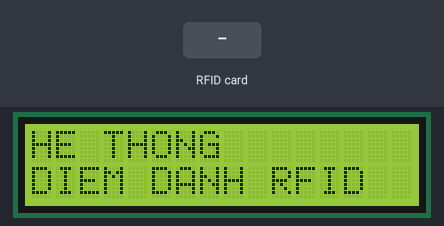
Bench run of a sketch on a simulated ESP32. Shown: 16×2 character LCD. Inputs (shaded band) come from the test bench. WiFi joins after 1.5 s; servers stay silent unless stated; uploads are accepted with an empty reply; what the sketch prints to the serial monitor is not drawn.

Above: at 5.3 s.
5.4 s: RFID card 5E 7A 19 C4 held to the reader
At 6.5 s:
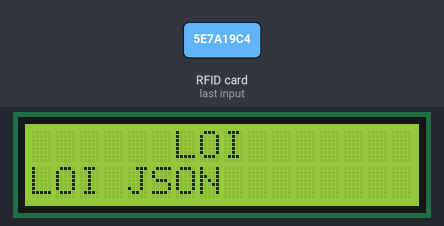
Timing chart, 0 to 8.4 s (numbered marks = the images above; inputs shaded):
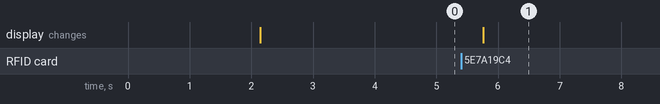

Measured:
- after the input at 5.4 s, the display: changes after 0.36 s (image 1)

The sketch:

diem_danh.ino
```cpp
#include "main.h"

void setup() {
  setupMain();
}

void loop() {
  loopMain();
}
```

http_module.cpp
```cpp
#include "http_module.h"
#include "lcd_module.h" // Giả sử bạn có hàm displayLCD trong lcd_module.h
#include <WiFi.h>

void sendAttendanceData(const char* serverUrl, const char* rfid_uid, const char* room, LiquidCrystal_I2C& lcd) {
  // Chuẩn bị dữ liệu JSON
  char jsonBuffer[128];
  snprintf(jsonBuffer, sizeof(jsonBuffer), "{\"rfid_uid\":\"%s\",\"room\":\"%s\"}", rfid_uid, room);

  Serial.println("=== SENDING REQUEST ===");
  Serial.println("URL: " + String(serverUrl));
  Serial.println("Data: " + String(jsonBuffer));
  Serial.println("WiFi Status: " + String(WiFi.status()));
  Serial.println("WiFi RSSI: " + String(WiFi.RSSI()));
  Serial.println("Local IP: " + WiFi.localIP().toString());
  Serial.println("Gateway IP: " + WiFi.gatewayIP().toString());
  Serial.println("DNS IP: " + WiFi.dnsIP().toString());

  HTTPClient http;

  // Thêm debug cho quá trình kết nối
  Serial.println("Initializing HTTP client...");
  if (!http.begin(serverUrl)) {
    Serial.println("Failed to initialize HTTP client");
    displayLCD(lcd, "LOI", "INIT HTTP FAIL");
    return;
  }

  http.addHeader("Content-Type", "application/json");
  http.setTimeout(5000); // Giảm timeout xuống 5 giây

  Serial.println("Sending POST request...");
  unsigned long startTime = millis();
  int httpCode = http.POST(jsonBuffer);
  unsigned long endTime = millis();

  Serial.println("Request took " + String(endTime - startTime) + "ms");
  Serial.println("HTTP Response Code: " + String(httpCode));

  if (httpCode > 0) {
    if (httpCode == HTTP_CODE_OK) { // 200
      String response = http.getString();
      Serial.println("Server Response: " + response);

      DynamicJsonDocument doc(256);
      DeserializationError error = deserializeJson(doc, response);

      if (error) {
        Serial.println("=== LỖI PARSING JSON ===");
        Serial.println(error.c_str());
        displayLCD(lcd, "LOI", "LOI JSON");
      } else if (doc.containsKey("error")) {
        Serial.println("=== LỖI ===");
        Serial.println(doc["error"].as<const char*>());
        displayLCD(lcd, "LOI", doc["error"].as<const char*>());
      } else if (doc.containsKey("full_name")) {
        Serial.println("=== KẾT QUẢ ===");
        char displayText[33]; // Giới hạn 32 ký tự cho LCD 16x2

        // Lấy status từ response
        const char* status = doc["status"].as<const char*>();
        String statusText;

        // Xác định text hiển thị dựa trên status
        if (strcmp(status, "present") == 0) {
            statusText = "DUNG GIO";
        } else if (strcmp(status, "late") == 0) {
            statusText = "DI MUON";
        } else {
            statusText = "KHONG HOP LE";
        }

        // Hiển thị tên và mã sinh viên
        snprintf(displayText, sizeof(displayText), "%s\n%s", doc["full_name"].as<const char*>(), doc["student_id"].as<const char*>());
        displayLCD(lcd, statusText.c_str(), displayText);

        // Log thông tin status
        Serial.println("Status: " + statusText);
      } else {
        Serial.println("=== DỮ LIỆU KHÔNG HỢP LỆ ===");
        displayLCD(lcd, "LOI", "DL KHONG HOP LE");
      }
    } else {
      // Xử lý lỗi HTTP cụ thể
      Serial.print("=== LỖI HTTP: ");
      Serial.println(httpCode);
      if (httpCode == 404) {
        displayLCD(lcd, "LOI", "KHONG TIM THAY");
      } else if (httpCode == 500) {
        displayLCD(lcd, "LOI", "LOI SERVER");
      } else {
        displayLCD(lcd, "LOI", "LOI HTTP");
      }
    }
  } else {
    Serial.println("=== LỖI KẾT NỐI ===");
    Serial.println("Error: " + http.errorToString(httpCode));
    Serial.println("Error Code: " + String(httpCode));
    Serial.println("WiFi Status: " + String(WiFi.status()));
    Serial.println("WiFi RSSI: " + String(WiFi.RSSI()));
    displayLCD(lcd, "LOI", "MAT KET NOI");
  }

  http.end();
  Serial.println("=== REQUEST COMPLETED ===\n");
}
```

http_module.h
```cpp
#ifndef HTTP_MODULE_H
#define HTTP_MODULE_H

#include <HTTPClient.h>
#include <ArduinoJson.h>
#include <LiquidCrystal_I2C.h>

void sendAttendanceData(const char* serverUrl, const char* rfid_uid, const char* room, LiquidCrystal_I2C& lcd);

#endif
```

main.cpp
```cpp
#include <SPI.h>
#include <LiquidCrystal_I2C.h>
#include "wifi_module.h"
#include "rfid_module.h"
#include "lcd_module.h"
#include "http_module.h"
const char* ssid = "Dzung Nguyen";
const char* password = "banoidunggaynuaa";
const char* serverUrl = "http://172.20.10.3/server_diem_danh/api/esp32/esp32_api.php";

LiquidCrystal_I2C lcd(0x27, 16, 2);
void setupMain() {
  Serial.begin(115200);
  // Khởi tạo RFID
  setupRFID();
  // Kết nối WiFi
  setupWiFi(ssid, password);
  // Khởi tạo LCD
  setupLCD(lcd);
}
void loopMain() {
  if (!checkWiFiConnection()) {
    return;
  }
  String rfid_uid = readRFID();
  if (rfid_uid.isEmpty()) {
    delay(100);
    return;
  }
  String room = "P501";
  sendAttendanceData(serverUrl, rfid_uid.c_str(), room.c_str(), lcd);
  delay(3000);
}
```

main.h
```cpp
// main.h
#ifndef MAIN_H
#define MAIN_H

void setupMain();
void loopMain();

#endif
```

rfid_module.cpp
```cpp
#include "rfid_module.h"

MFRC522 mfrc522(SS_PIN, RST_PIN);  // Khởi tạo MFRC522 với chân SS và RST

void setupRFID() {
  SPI.begin();          // Khởi động giao thức SPI
  mfrc522.PCD_Init();   // Khởi động module MFRC522
  Serial.println("RFID Ready");  // Thông báo module đã sẵn sàng
}

String readRFID() {
  // Kiểm tra xem có thẻ mới được đặt gần module không
  if (!mfrc522.PICC_IsNewCardPresent()) {
    return "";  // Không có thẻ, trả về chuỗi rỗng
  }

  // Đọc dữ liệu từ thẻ
  if (!mfrc522.PICC_ReadCardSerial()) {
    return "";  // Không đọc được, trả về chuỗi rỗng
  }

  // Chuyển UID thành chuỗi HEX
  String uid = "";
  for (byte i = 0; i < mfrc522.uid.size; i++) {
    uid += String(mfrc522.uid.uidByte[i], HEX);  // Ghép từng byte của UID
  }

  // Dừng quá trình đọc thẻ
  mfrc522.PICC_HaltA();

  return uid;  // Trả về UID dạng chuỗi (ví dụ: "1a2b3c4d")
}
```

rfid_module.h
```cpp
#ifndef RFID_MODULE_H
#define RFID_MODULE_H

#include <MFRC522.h>
#include <SPI.h>

#define SS_PIN 5    // Chân SDA (SS)
#define RST_PIN 17  // Chân RST

extern MFRC522 mfrc522;  // Đối tượng MFRC522 toàn cục

void setupRFID();  // Khởi tạo module RFID
String readRFID(); // Đọc UID từ thẻ RFID

#endif
```

wifi_module.cpp
```cpp
#include "wifi_module.h"

void setupWiFi(const char* ssid, const char* password) {
  WiFi.begin(ssid, password);
  while (WiFi.status() != WL_CONNECTED) {
    delay(1000);
    Serial.println("Connecting to WiFi...");
  }
  Serial.println("Connected to WiFi");
}

bool checkWiFiConnection() {
  if (WiFi.status() != WL_CONNECTED) {
    Serial.println("Mất kết nối WiFi! Đang thử kết nối lại...");
    WiFi.reconnect();
    delay(2000);
    return false;
  }
  return true;
}
```

wifi_module.h
```cpp
#ifndef WIFI_MODULE_H
#define WIFI_MODULE_H

#include <WiFi.h>

void setupWiFi(const char* ssid, const char* password);
bool checkWiFiConnection();

#endif
```

LCD_module.cpp
```cpp
#include "lcd_module.h"
#include <Arduino.h>

void setupLCD(LiquidCrystal_I2C& lcd) {
  lcd.init();
  lcd.backlight();
  lcd.clear();
  lcd.setCursor(0, 0);
  lcd.print("HE THONG");
  lcd.setCursor(0, 1);
  lcd.print("DIEM DANH RFID");
  delay(2000);
}

void displayLCD(LiquidCrystal_I2C& lcd, const char* title, const char* message) {
  lcd.clear();

  // Xử lý tiêu đề
  int titleLen = strlen(title);
  if (titleLen > 16) {
    titleLen = 16;
  }
  int titlePos = (16 - titleLen) / 2;
  lcd.setCursor(titlePos, 0);
  lcd.print(title);

  // Xử lý thông điệp
  int messageLen = strlen(message);
  if (messageLen <= 16) {
    lcd.setCursor(0, 1);
    lcd.print(message);
  } else {
    // Hiển thị 16 ký tự đầu tiên
    lcd.setCursor(0, 1);
    for (int i = 0; i < 16; i++) {
      lcd.print(message[i]);
    }
    delay(1000);

    // Cuộn thông điệp
    for (int i = 1; i <= messageLen - 16; i++) {
      lcd.setCursor(0, 1);
      for (int j = 0; j < 16; j++) {
        lcd.print(message[i + j]);
      }
      delay(300);
    }
  }
}
```

LCD_module.h
```cpp
#ifndef LCD_MODULE_H
#define LCD_MODULE_H

#include <LiquidCrystal_I2C.h>

void setupLCD(LiquidCrystal_I2C& lcd);
void displayLCD(LiquidCrystal_I2C& lcd, const char* title, const char* message);

#endif
```
